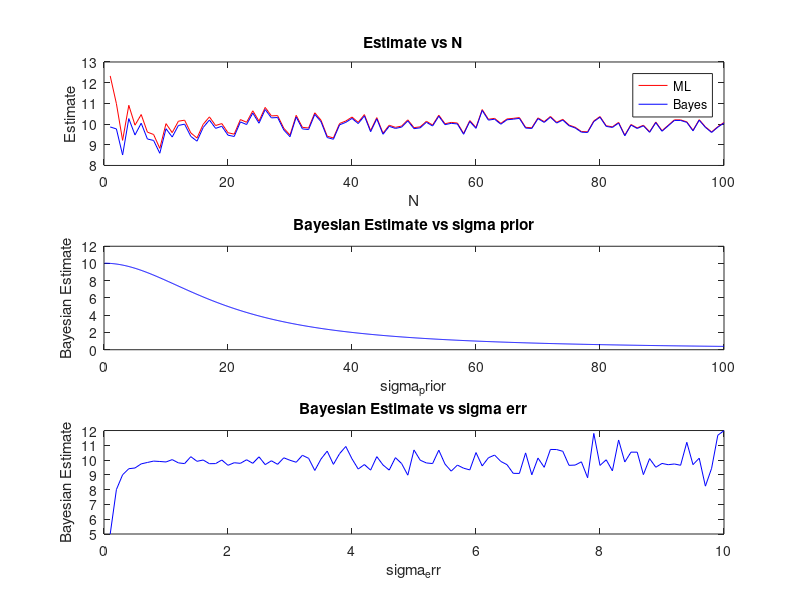

This chart was generated by the following MATLAB code:
% MATLAB code

% Specify parameters
theta_true = 10; % true value of theta

% Generate estimates for different N
N_values = 1:1:100; % range of N values
theta_ML_N = zeros(1, length(N_values)); % array to save ML estimates
theta_Bayes_N = zeros(1, length(N_values)); % array to save Bayesian estimates

index = 1;
for N = N_values
    % Set noise variance
    sigma_err = 2; % standard deviation of the noise

    % Generate data
    err = sigma_err * randn(N,1); % Gaussian noise
    y = theta_true + err; % observations

    % Maximum Likelihood estimation
    theta_ML_N(index) = mean(y);

    % Bayesian estimation with sigma_prior = 1
    sigma_prior = 1;
    theta_Bayes_N(index) = sigma_err^2 / (N*sigma_err^2 + sigma_prior^2) * sum(y);
    
    index = index + 1;
end

% Generate estimates for different sigma_prior
sigma_prior_values = 0.1:0.1:100; % range of sigma_prior values
theta_Bayes_sigma_prior = zeros(1, length(sigma_prior_values)); % array to save Bayesian estimates

% Fix N to 100 for sigma_prior plot
N = 100;
% Generate data
sigma_err = 2; % standard deviation of the noise
err = sigma_err * randn(N,1); % Gaussian noise
y = theta_true + err; % observations

for i = 1:length(sigma_prior_values)
    sigma_prior = sigma_prior_values(i);
    theta_Bayes_sigma_prior(i) = sigma_err^2 / (N*sigma_err^2 + sigma_prior^2) * sum(y);
end

% Generate estimates for different sigma_err
sigma_err_values = 0.1:0.1:10; % range of sigma_err values
theta_Bayes_sigma_err = zeros(1, length(sigma_err_values)); % array to save Bayesian estimates

% Generate data
for i = 1:length(sigma_err_values)
    sigma_err = sigma_err_values(i);
    err = sigma_err * randn(N,1); % Gaussian noise
    y = theta_true + err; % observations

    % Bayesian estimation with sigma_prior = 1
    sigma_prior = 1;
    theta_Bayes_sigma_err(i) = sigma_err^2 / (N*sigma_err^2 + sigma_prior^2) * sum(y);
end

% Plot results
figure;
subplot(3,1,1);
plot(N_values, theta_ML_N, 'r', N_values, theta_Bayes_N, 'b');
xlabel('N');
ylabel('Estimate');
legend('ML', 'Bayes');
title('Estimate vs N');

subplot(3,1,2);
plot(sigma_prior_values, theta_Bayes_sigma_prior, 'b');
xlabel('sigma_prior');
ylabel('Bayesian Estimate');
title('Bayesian Estimate vs sigma prior');

subplot(3,1,3);
plot(sigma_err_values, theta_Bayes_sigma_err, 'b');
xlabel('sigma_err');
ylabel('Bayesian Estimate');
title('Bayesian Estimate vs sigma err');
